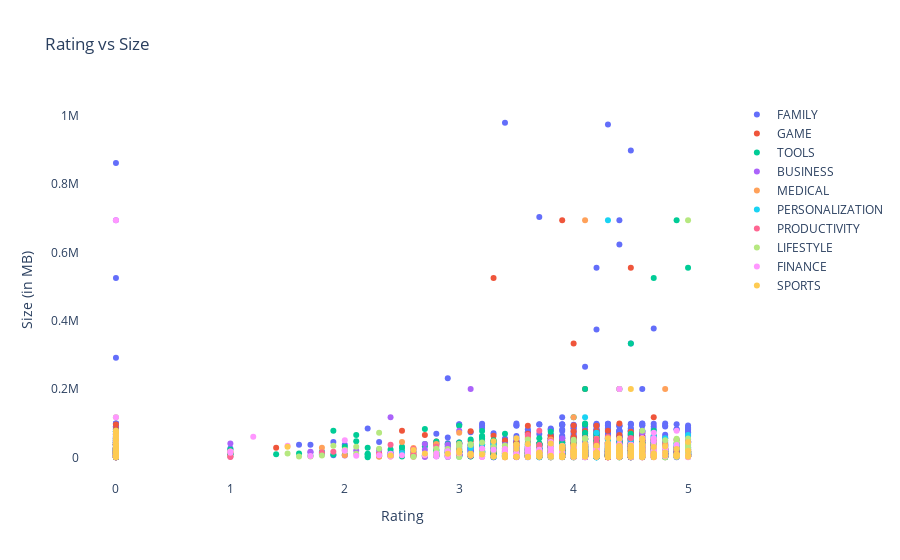

Source (notebook cell):
### Markdown cell above
# **<font color="RED"> 13) L'impact de la taille sur l'évaluation  </font>**

### Code cell
#sns.set_style("darkgrid")
#ax = sns.jointplot(googleplaystore['Size'], googleplaystore['Rating'])

groups = googleplaystore.groupby('Category').filter(lambda x: len(x) > 0).reset_index()
c = ['hsl('+str(h)+',50%'+',50%)' for h in np.linspace(0, 360, len(list(set(groups.Category))))]

subset_googleplaystore = googleplaystore[googleplaystore.Size > 0]
groups_temp = subset_googleplaystore.groupby('Category').filter(lambda x: len(x) >20)
keys = googleplaystore.Category.value_counts()[googleplaystore.Category.value_counts()>285].keys()
keys = list(keys)[:10]


data = [{
    'x': groups_temp.loc[subset_googleplaystore.Category==category[1]]['Rating'], 
    'type':'scatter',
    'y' : subset_googleplaystore['Size'],
    'name' : str(category[1]),
    'mode' : 'markers',
    'showlegend': True,
    } for category in enumerate(keys)]


layout = {'title':"Rating vs Size", 
          'xaxis': {'title' : 'Rating'},
          'yaxis' : {'title' : 'Size (in MB)'},
         'plot_bgcolor': 'rgb(256,256,256)'}

plotly.offline.iplot({'data': data, 'layout': layout})

### Figure 1 — Plotly figure (JSON) as saved in the notebook; plotly's stock layout.template omitted (floating-point values rounded to 4 significant figures; data arrays with more than 128 entries replaced by an {"elided": "..."} marker saying what was removed)
{"data": [{"mode": "markers", "name": "FAMILY", "showlegend": true, "type": "scatter", "x": {"elided": "1726 float values"}, "y": {"elided": "8432 float values"}}, {"mode": "markers", "name": "GAME", "showlegend": true, "type": "scatter", "x": {"elided": "873 float values"}, "y": {"elided": "8432 float values"}}, {"mode": "markers", "name": "TOOLS", "showlegend": true, "type": "scatter", "x": {"elided": "731 float values"}, "y": {"elided": "8432 float values"}}, {"mode": "markers", "name": "BUSINESS", "showlegend": true, "type": "scatter", "x": {"elided": "376 float values"}, "y": {"elided": "8432 float values"}}, {"mode": "markers", "name": "MEDICAL", "showlegend": true, "type": "scatter", "x": {"elided": "368 float values"}, "y": {"elided": "8432 float values"}}, {"mode": "markers", "name": "PERSONALIZATION", "showlegend": true, "type": "scatter", "x": {"elided": "351 float values"}, "y": {"elided": "8432 float values"}}, {"mode": "markers", "name": "PRODUCTIVITY", "showlegend": true, "type": "scatter", "x": {"elided": "291 float values"}, "y": {"elided": "8432 float values"}}, {"mode": "markers", "name": "LIFESTYLE", "showlegend": true, "type": "scatter", "x": {"elided": "334 float values"}, "y": {"elided": "8432 float values"}}, {"mode": "markers", "name": "FINANCE", "showlegend": true, "type": "scatter", "x": {"elided": "299 float values"}, "y": {"elided": "8432 float values"}}, {"mode": "markers", "name": "SPORTS", "showlegend": true, "type": "scatter", "x": {"elided": "285 float values"}, "y": {"elided": "8432 float values"}}], "layout": {"plot_bgcolor": "rgb(256,256,256)", "title": {"text": "Rating vs Size"}, "xaxis": {"title": {"text": "Rating"}}, "yaxis": {"title": {"text": "Size (in MB)"}}}}
